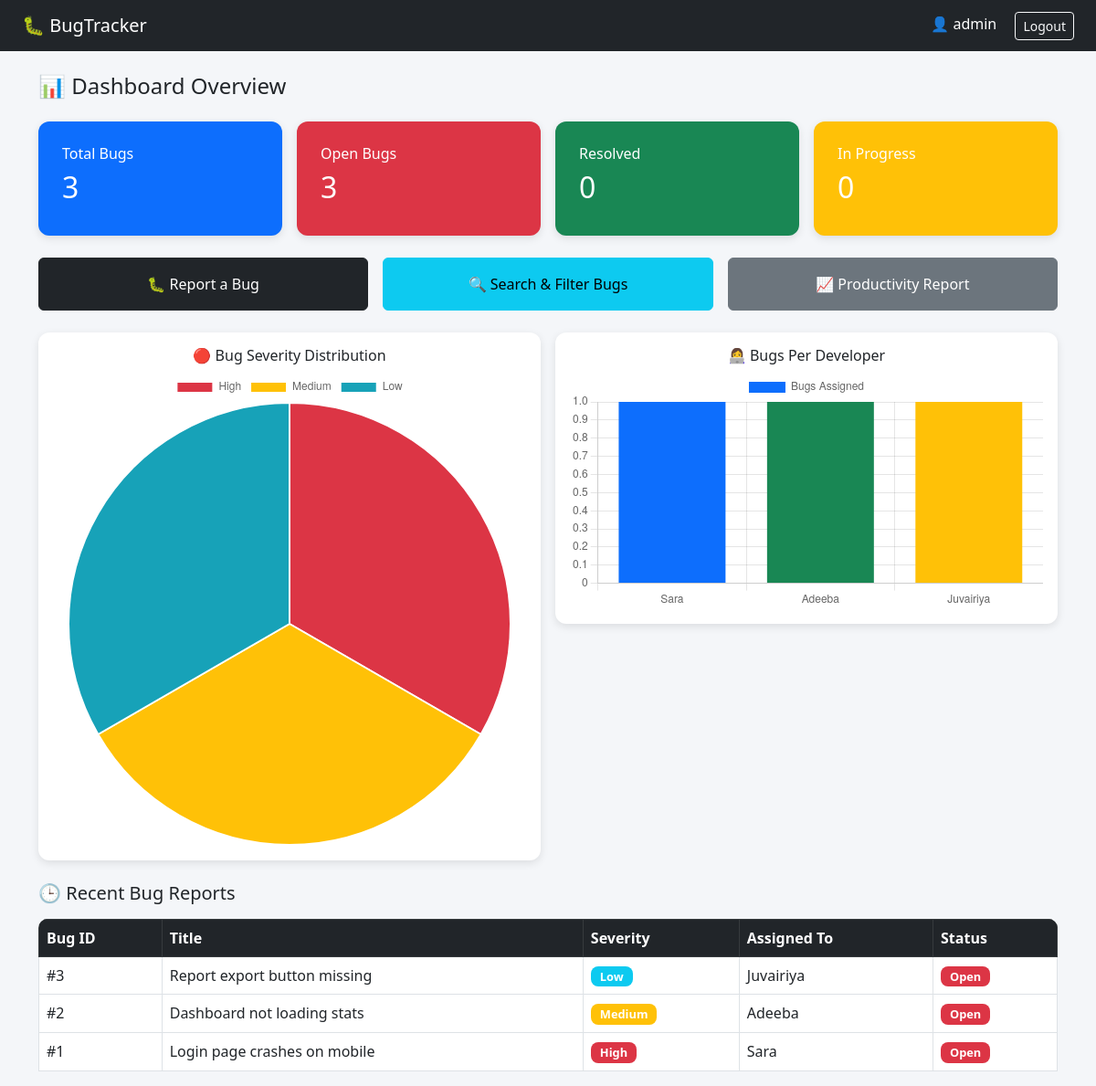
The page /dashboard (signed in) on the database its author committed.
### app.py (models this page shows)
class Bug(db.Model):
    id = db.Column(db.Integer, primary_key=True)
    title = db.Column(db.String(200), nullable=False)
    project = db.Column(db.String(200), nullable=False)
    description = db.Column(db.Text, nullable=False)
    severity = db.Column(db.String(50), nullable=False)
    assigned_to = db.Column(db.String(100), nullable=False)
    status = db.Column(db.String(50), default='Open')
    date_reported = db.Column(db.String(50), nullable=False)

### app.py (the view)
@app.route('/dashboard')
def dashboard():
    if 'username' not in session:
        return redirect(url_for('login'))
    total = Bug.query.count()
    open_bugs = Bug.query.filter_by(status='Open').count()
    resolved = Bug.query.filter_by(status='Resolved').count()
    in_progress = Bug.query.filter_by(status='In Progress').count()
    recent_bugs = Bug.query.order_by(Bug.id.desc()).limit(5).all()
    high = Bug.query.filter_by(severity='High').count()
    medium = Bug.query.filter_by(severity='Medium').count()
    low = Bug.query.filter_by(severity='Low').count()
    sara_bugs = Bug.query.filter_by(assigned_to='Sara').count()
    adeeba_bugs = Bug.query.filter_by(assigned_to='Adeeba').count()
    juvairiya_bugs = Bug.query.filter_by(assigned_to='Juvairiya').count()
    return render_template('dashboard.html',
                           total=total,
                           open_bugs=open_bugs,
                           resolved=resolved,
                           in_progress=in_progress,
                           recent_bugs=recent_bugs,
                           high=high, medium=medium, low=low,
                           sara_bugs=sara_bugs,
                           adeeba_bugs=adeeba_bugs,
                           juvairiya_bugs=juvairiya_bugs)

### templates/dashboard.html (shortened to what this page needs)
<!DOCTYPE html>
<html lang="en">
<head>
  <link href="https://cdn.jsdelivr.net/npm/bootstrap@5.3.0/dist/css/bootstrap.min.css" rel="stylesheet"/>
  <link rel="stylesheet" href="{{ url_for('static', filename='css/style.css') }}"/>
</head>
<body class="dashboard-body">
  <nav class="navbar navbar-dark bg-dark px-4">
    <span class="navbar-brand">🐛 BugTracker</span>
    <div>
      <span class="text-white me-3">👤 {{ session['username'] }}</span>
      <a href="/logout" class="btn btn-outline-light btn-sm">Logout</a>
    </div>
  </nav>
  <div class="container mt-4">
    <h4 class="mb-4">📊 Dashboard Overview</h4>
    <div class="row g-3 mb-4">
      <div class="col-md-3">
        <div class="card stat-card bg-primary text-white">
          <div class="card-body">
            <h6>Total Bugs</h6>
            <h2>{{ total }}</h2>
          </div>
        </div>
      </div>
      <div class="col-md-3">
        <div class="card stat-card bg-danger text-white">
          <div class="card-body">
            <h6>Open Bugs</h6>
            <h2>{{ open_bugs }}</h2>
          </div>
        </div>
      </div>
      <div class="col-md-3">
        <div class="card stat-card bg-success text-white">
          <div class="card-body">
            <h6>Resolved</h6>
            <h2>{{ resolved }}</h2>
          </div>
        </div>
      </div>
      <div class="col-md-3">
        <div class="card stat-card bg-warning text-white">
          <div class="card-body">
            <h6>In Progress</h6>
            <h2>{{ in_progress }}</h2>
          </div>
        </div>
      </div>
    </div>
    <div class="row g-3 mb-4">
      <div class="col-md-4">
        <a href="/bugreport" class="btn btn-dark w-100 py-3">🐛 Report a Bug</a>
      </div>
      <div class="col-md-4">
        <a href="/bugs" class="btn btn-info w-100 py-3">🔍 Search & Filter Bugs</a>
      </div>
      <div class="col-md-4">
        <a href="/productivity" class="btn btn-secondary w-100 py-3">📈 Productivity Report</a>
      </div>
    </div>
    <div class="row g-3 mb-4">
      <div class="col-md-6">
        <div class="card p-3">
          <h6 class="text-center">🔴 Bug Severity Distribution</h6>
          <canvas id="severityChart"></canvas>
        </div>
      </div>
      <div class="col-md-6">
        <div class="card p-3">
          <h6 class="text-center">👩‍💻 Bugs Per Developer</h6>
          <canvas id="developerChart"></canvas>
        </div>
      </div>
    </div>
    <h5 class="mb-3">🕒 Recent Bug Reports</h5>
    <div class="table-responsive">
      <table class="table table-bordered table-hover">
        <thead class="table-dark">
          <tr>
            <th>Bug ID</th>
            <th>Title</th>
            <th>Severity</th>
            <th>Assigned To</th>
            <th>Status</th>
          </tr>
        </thead>
        <tbody>
          {% for bug in recent_bugs %}
          <tr>
            <td>#{{ bug.id }}</td>
            <td>{{ bug.title }}</td>
            <td>
              {% if bug.severity == 'High' %}
              <span class="badge bg-danger">High</span>
              {% elif bug.severity == 'Medium' %}
              <span class="badge bg-warning">Medium</span>
              {% else %}
              <span class="badge bg-info">Low</span>
              {% endif %}
            </td>
            <td>{{ bug.assigned_to }}</td>
            <td><span class="badge bg-danger">{{ bug.status }}</span></td>
          </tr>
          {% else %}
          <tr>
            <td colspan="5" class="text-center">No bugs reported yet!</td>
          </tr>
          {% endfor %}
        </tbody>
      </table>
    </div>
  </div>
  <script>
    // Severity Pie Chart
    const severityCtx = document.getElementById('severityChart').getContext('2d');
    new Chart(severityCtx, {
      type: 'pie',
      data: {
        labels: ['High', 'Medium', 'Low'],
        datasets: [{
          data: [{{ high }}, {{ medium }}, {{ low }}],
          backgroundColor: ['#dc3545', '#ffc107', '#17a2b8']
        }]
      }
    });
    // Developer Bar Chart
    const devCtx = document.getElementById('developerChart').getContext('2d');
    new Chart(devCtx, {
      type: 'bar',
      data: {
        labels: ['Sara', 'Adeeba', 'Juvairiya'],
        datasets: [{
          label: 'Bugs Assigned',
          data: [{{ sara_bugs }}, {{ adeeba_bugs }}, {{ juvairiya_bugs }}],
          backgroundColor: ['#0d6efd', '#198754', '#ffc107']
        }]
      },
      options: {
        scales: {
          y: { beginAtZero: true }
        }
      }
    });
  </script>
</body>
</html>

### static/css/style.css (style rules this page uses)
.dashboard-body { background-color: #f4f6f9; min-height: 100vh; }
.stat-card { border-radius: 12px; padding: 10px; }
.navbar { flex-wrap: wrap; gap: 10px; }
.table-responsive { border-radius: 10px; overflow: hidden; }
.card { border-radius: 12px; border: none; box-shadow: 0 3px 10px rgba(0,0,0,0.1); }
.badge { font-size: 0.8rem; padding: 5px 10px; border-radius: 8px; }

### rows shown on the page
Bug: id "3", title "Report export button missing", severity "Low", assigned_to "Juvairiya", status "Open"
Bug: id "2", title "Dashboard not loading stats", severity "Medium", assigned_to "Adeeba", status "Open"
Bug: id "1", title "Login page crashes on mobile", severity "High", assigned_to "Sara", status "Open"

### other values the page prints
{{ session['username'] }} "admin"
{{ total }} "3"
{{ open_bugs }} "3"
{{ resolved }} "0"
{{ in_progress }} "0"
chart data {{ high }} 1
chart data {{ medium }} 1
chart data {{ low }} 1
chart data {{ sara_bugs }} 1
